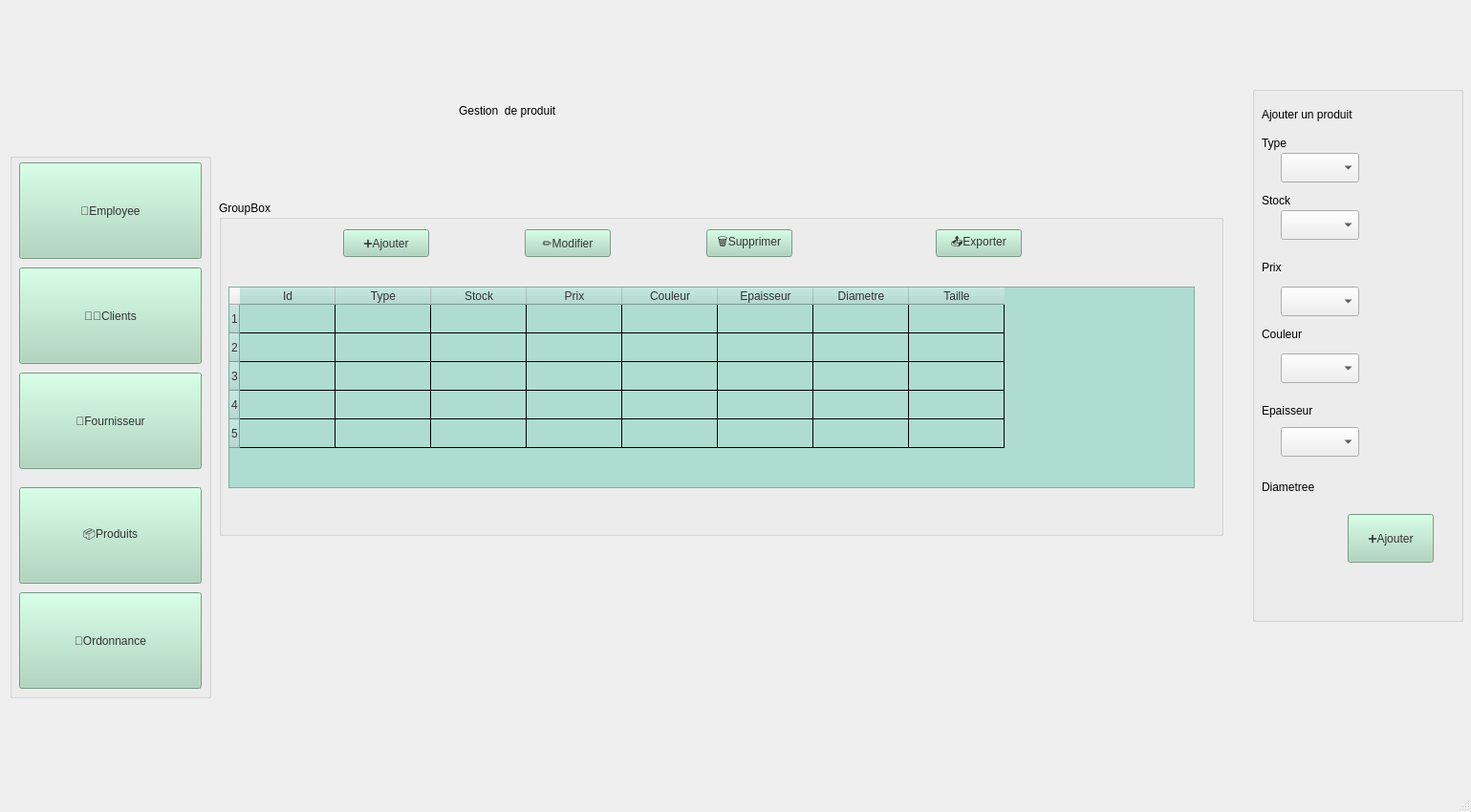
<?xml version="1.0" encoding="UTF-8"?>
<ui version="4.0">
 <class>MainWindow</class>
 <widget class="QMainWindow" name="MainWindow">
  <property name="geometry">
   <rect>
    <x>0</x>
    <y>0</y>
    <width>1539</width>
    <height>850</height>
   </rect>
  </property>
  <property name="windowTitle">
   <string>MainWindow</string>
  </property>
  <property name="styleSheet">
   <string notr="true">background-image: url(:/back.png);</string>
  </property>
  <widget class="QWidget" name="centralwidget">
   <widget class="QGroupBox" name="groupBox_3">
    <property name="geometry">
     <rect>
      <x>1310</x>
      <y>90</y>
      <width>221</width>
      <height>561</height>
     </rect>
    </property>
    <property name="styleSheet">
     <string notr="true">color: rgb(0, 0, 0);</string>
    </property>
    <property name="title">
     <string/>
    </property>
    <widget class="QLabel" name="label_2">
     <property name="geometry">
      <rect>
       <x>10</x>
       <y>20</y>
       <width>161</width>
       <height>20</height>
      </rect>
     </property>
     <property name="text">
      <string>Ajouter un produit </string>
     </property>
    </widget>
    <widget class="QLabel" name="label_3">
     <property name="geometry">
      <rect>
       <x>10</x>
       <y>50</y>
       <width>63</width>
       <height>20</height>
      </rect>
     </property>
     <property name="text">
      <string>Type</string>
     </property>
    </widget>
    <widget class="QLabel" name="label_4">
     <property name="geometry">
      <rect>
       <x>10</x>
       <y>110</y>
       <width>63</width>
       <height>20</height>
      </rect>
     </property>
     <property name="text">
      <string>Stock</string>
     </property>
    </widget>
    <widget class="QLabel" name="label_5">
     <property name="geometry">
      <rect>
       <x>10</x>
       <y>180</y>
       <width>63</width>
       <height>20</height>
      </rect>
     </property>
     <property name="text">
      <string>Prix</string>
     </property>
    </widget>
    <widget class="QLabel" name="label_6">
     <property name="geometry">
      <rect>
       <x>10</x>
       <y>250</y>
       <width>63</width>
       <height>20</height>
      </rect>
     </property>
     <property name="text">
      <string>Couleur</string>
     </property>
    </widget>
    <widget class="QLabel" name="label_7">
     <property name="geometry">
      <rect>
       <x>10</x>
       <y>330</y>
       <width>63</width>
       <height>20</height>
      </rect>
     </property>
     <property name="text">
      <string>Epaisseur</string>
     </property>
    </widget>
    <widget class="QLabel" name="label_8">
     <property name="geometry">
      <rect>
       <x>10</x>
       <y>410</y>
       <width>63</width>
       <height>20</height>
      </rect>
     </property>
     <property name="text">
      <string>Diametree</string>
     </property>
    </widget>
    <widget class="QPushButton" name="pushButton_11">
     <property name="geometry">
      <rect>
       <x>100</x>
       <y>448</y>
       <width>90</width>
       <height>51</height>
      </rect>
     </property>
     <property name="styleSheet">
      <string notr="true">background-color: rgb(168, 213, 186);
color: rgb(51, 51, 51);</string>
     </property>
     <property name="text">
      <string>➕Ajouter</string>
     </property>
    </widget>
    <widget class="QComboBox" name="comboBox">
     <property name="geometry">
      <rect>
       <x>30</x>
       <y>70</y>
       <width>82</width>
       <height>31</height>
      </rect>
     </property>
    </widget>
    <widget class="QComboBox" name="comboBox_2">
     <property name="geometry">
      <rect>
       <x>30</x>
       <y>130</y>
       <width>82</width>
       <height>31</height>
      </rect>
     </property>
    </widget>
    <widget class="QComboBox" name="comboBox_3">
     <property name="geometry">
      <rect>
       <x>30</x>
       <y>210</y>
       <width>82</width>
       <height>31</height>
      </rect>
     </property>
    </widget>
    <widget class="QComboBox" name="comboBox_4">
     <property name="geometry">
      <rect>
       <x>30</x>
       <y>280</y>
       <width>82</width>
       <height>31</height>
      </rect>
     </property>
    </widget>
    <widget class="QComboBox" name="comboBox_5">
     <property name="geometry">
      <rect>
       <x>30</x>
       <y>357</y>
       <width>82</width>
       <height>31</height>
      </rect>
     </property>
    </widget>
   </widget>
   <widget class="QLabel" name="label">
    <property name="geometry">
     <rect>
      <x>30</x>
      <y>20</y>
      <width>141</width>
      <height>121</height>
     </rect>
    </property>
    <property name="text">
     <string/>
    </property>
    <property name="pixmap">
     <pixmap resource="images.qrc">:/logo.png</pixmap>
    </property>
   </widget>
   <widget class="QGroupBox" name="groupBox1">
    <property name="geometry">
     <rect>
      <x>10</x>
      <y>160</y>
      <width>211</width>
      <height>571</height>
     </rect>
    </property>
    <property name="styleSheet">
     <string notr="true"/>
    </property>
    <property name="title">
     <string/>
    </property>
    <widget class="QPushButton" name="bc">
     <property name="geometry">
      <rect>
       <x>10</x>
       <y>120</y>
       <width>191</width>
       <height>101</height>
      </rect>
     </property>
     <property name="styleSheet">
      <string notr="true">background-color: rgb(168, 213, 186);
color: rgb(51, 51, 51);
font: 18pt &quot;Segoe UI&quot;;</string>
     </property>
     <property name="text">
      <string>🧑‍💼Clients</string>
     </property>
    </widget>
    <widget class="QPushButton" name="bp">
     <property name="geometry">
      <rect>
       <x>10</x>
       <y>350</y>
       <width>191</width>
       <height>101</height>
      </rect>
     </property>
     <property name="styleSheet">
      <string notr="true">background-color: rgb(168, 213, 186);
color: rgb(51, 51, 51);
font: 18pt &quot;Segoe UI&quot;;</string>
     </property>
     <property name="text">
      <string>📦Produits</string>
     </property>
    </widget>
    <widget class="QPushButton" name="bf">
     <property name="geometry">
      <rect>
       <x>10</x>
       <y>230</y>
       <width>191</width>
       <height>101</height>
      </rect>
     </property>
     <property name="styleSheet">
      <string notr="true">background-color: rgb(168, 213, 186);
color: rgb(51, 51, 51);
font: 18pt &quot;Segoe UI&quot;;</string>
     </property>
     <property name="text">
      <string>🚚Fournisseur</string>
     </property>
    </widget>
    <widget class="QPushButton" name="ba">
     <property name="geometry">
      <rect>
       <x>10</x>
       <y>460</y>
       <width>191</width>
       <height>101</height>
      </rect>
     </property>
     <property name="styleSheet">
      <string notr="true">background-color: rgb(168, 213, 186);
color: rgb(51, 51, 51);
font: 16pt &quot;Segoe UI&quot;;</string>
     </property>
     <property name="text">
      <string>📄Ordonnance</string>
     </property>
    </widget>
    <widget class="QPushButton" name="bem">
     <property name="geometry">
      <rect>
       <x>10</x>
       <y>10</y>
       <width>191</width>
       <height>101</height>
      </rect>
     </property>
     <property name="styleSheet">
      <string notr="true">background-color: rgb(168, 213, 186);
color: rgb(51, 51, 51);
font: 18pt &quot;Segoe UI&quot;;</string>
     </property>
     <property name="text">
      <string>👤Employee</string>
     </property>
    </widget>
   </widget>
   <widget class="QGroupBox" name="groupBox">
    <property name="geometry">
     <rect>
      <x>229</x>
      <y>210</y>
      <width>1051</width>
      <height>351</height>
     </rect>
    </property>
    <property name="styleSheet">
     <string notr="true">gridline-color: rgb(0, 0, 0);</string>
    </property>
    <property name="title">
     <string>GroupBox</string>
    </property>
    <widget class="QTableWidget" name="tableWidget">
     <property name="geometry">
      <rect>
       <x>10</x>
       <y>90</y>
       <width>1011</width>
       <height>211</height>
      </rect>
     </property>
     <property name="styleSheet">
      <string notr="true">background-color: rgb(175, 220, 209);
color: rgb(51, 51, 51);
</string>
     </property>
     <row/>
     <row/>
     <row/>
     <row/>
     <row/>
     <column>
      <property name="text">
       <string>Id</string>
      </property>
     </column>
     <column>
      <property name="text">
       <string>Type</string>
      </property>
     </column>
     <column>
      <property name="text">
       <string>Stock</string>
      </property>
     </column>
     <column>
      <property name="text">
       <string>Prix</string>
      </property>
     </column>
     <column>
      <property name="text">
       <string>Couleur</string>
      </property>
     </column>
     <column>
      <property name="text">
       <string>Epaisseur</string>
      </property>
     </column>
     <column>
      <property name="text">
       <string>Diametre</string>
      </property>
     </column>
     <column>
      <property name="text">
       <string>Taille</string>
      </property>
     </column>
    </widget>
    <widget class="QPushButton" name="pushButton_6">
     <property name="geometry">
      <rect>
       <x>130</x>
       <y>30</y>
       <width>90</width>
       <height>29</height>
      </rect>
     </property>
     <property name="styleSheet">
      <string notr="true">background-color: rgb(168, 213, 186);
color: rgb(51, 51, 51);

</string>
     </property>
     <property name="text">
      <string>➕Ajouter</string>
     </property>
    </widget>
    <widget class="QPushButton" name="pushButton_7">
     <property name="geometry">
      <rect>
       <x>320</x>
       <y>30</y>
       <width>90</width>
       <height>29</height>
      </rect>
     </property>
     <property name="styleSheet">
      <string notr="true">background-color: rgb(168, 213, 186);
color: rgb(51, 51, 51);</string>
     </property>
     <property name="text">
      <string>✏️Modifier</string>
     </property>
    </widget>
    <widget class="QPushButton" name="pushButton_8">
     <property name="geometry">
      <rect>
       <x>510</x>
       <y>30</y>
       <width>90</width>
       <height>29</height>
      </rect>
     </property>
     <property name="styleSheet">
      <string notr="true">background-color: rgb(168, 213, 186);
color: rgb(51, 51, 51);</string>
     </property>
     <property name="text">
      <string>🗑️Supprimer</string>
     </property>
    </widget>
    <widget class="QPushButton" name="pushButton_9">
     <property name="geometry">
      <rect>
       <x>750</x>
       <y>30</y>
       <width>90</width>
       <height>29</height>
      </rect>
     </property>
     <property name="styleSheet">
      <string notr="true">background-color: rgb(168, 213, 186);
color: rgb(51, 51, 51);
</string>
     </property>
     <property name="text">
      <string>📤Exporter</string>
     </property>
    </widget>
   </widget>
   <widget class="QLabel" name="label_9">
    <property name="geometry">
     <rect>
      <x>480</x>
      <y>90</y>
      <width>421</width>
      <height>51</height>
     </rect>
    </property>
    <property name="styleSheet">
     <string notr="true">font: 28pt &quot;Segoe UI&quot;;
color: rgb(0, 0, 0);</string>
    </property>
    <property name="text">
     <string>Gestion  de produit </string>
    </property>
   </widget>
  </widget>
  <widget class="QMenuBar" name="menubar">
   <property name="geometry">
    <rect>
     <x>0</x>
     <y>0</y>
     <width>1539</width>
     <height>25</height>
    </rect>
   </property>
  </widget>
  <widget class="QStatusBar" name="statusbar"/>
 </widget>
 <resources>
  <include location="images.qrc"/>
 </resources>
 <connections/>
</ui>
